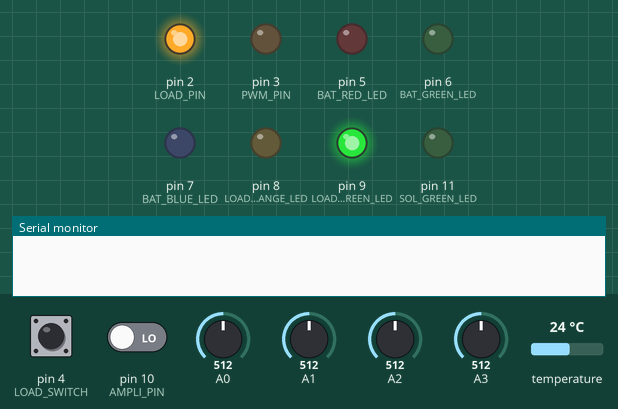
Recording of a sketch running on a simulated Arduino Uno, built with avr-gcc and run on an emulated ATmega328P. On the bench: output pins drawn as LEDs (lit = HIGH), the last lines printed to the serial monitor. The inputs (shaded band) are chosen by the test bench; at power-on: A1 = 512, pin 4 (LOAD_SWITCH) LOW, A0 = 512, pin 10 (AMPLI_PIN) LOW, A2 = 512, A3 = 512, temperature 24 °C.

Above: at 1.2 s.
1.3 s: A1 set to 306
7.8 s: pin 4 (LOAD_SWITCH) pulled HIGH for 3.2 s
At 9.6 s:
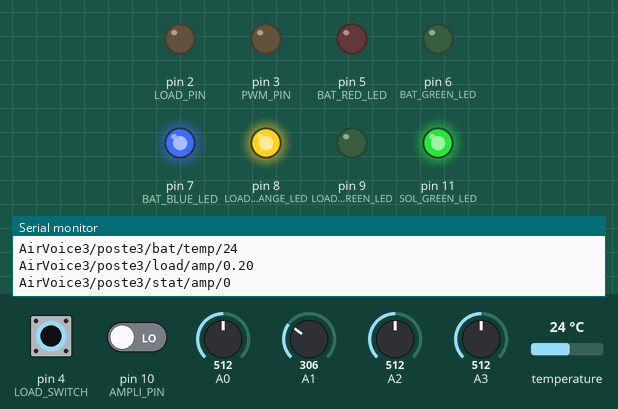
13.1 s: pin 4 (LOAD_SWITCH) pulled HIGH for 0.15 s
At 13.5 s:
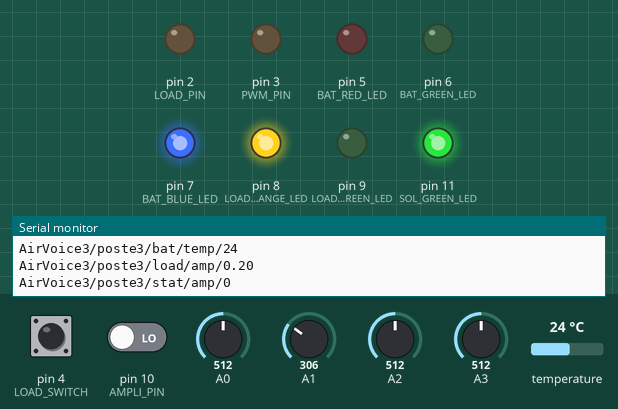
14.7 s: A1 set to 328
17.5 s: A1 set to 356
At 20.3 s:
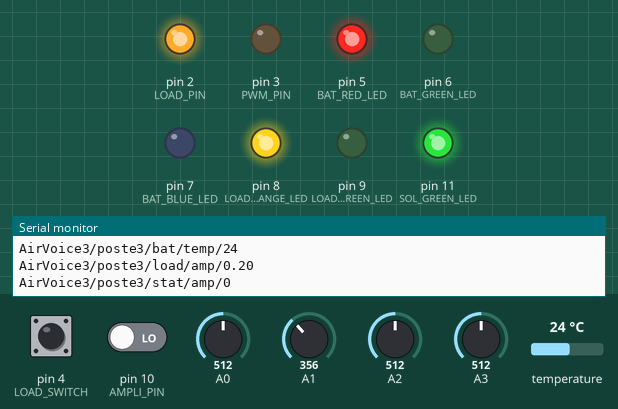
22.4 s: A0 set to 496
24.4 s: A0 set to 474
At 26.2 s:
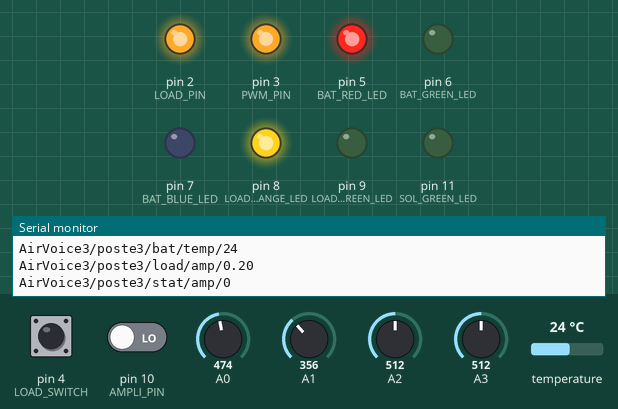
Timing chart, 0 to 27.7 s (numbered marks = the images above; inputs shaded):
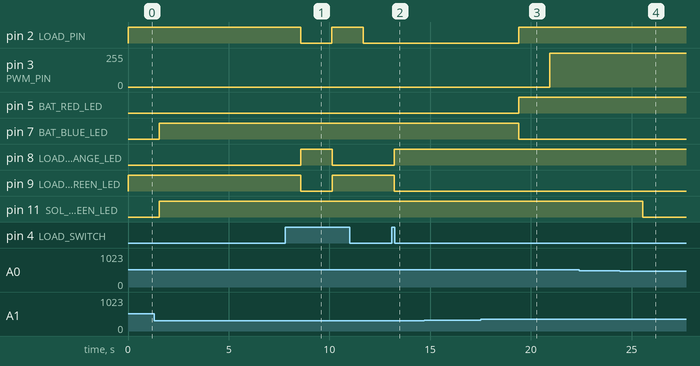

Measured:
- the behaviour switches between 346 and 347 on A1 (found by bisection; images 2 and 3)
- the behaviour switches between 481 and 480 on A0 (found by bisection; images 3 and 4)
- after the input at 7.8 s, pin 2 (LOAD_PIN): HIGH → LOW after 0.77 s instead of 2.3 s; pin 8 (LOAD_ORANGE_LED): LOW → HIGH after 0.78 s, → LOW 1.6 s later; pin 9 (LOAD_GREEN_LED): HIGH → LOW after 0.78 s, → HIGH 1.6 s later
- after the input at 13.1 s, pin 8 (LOAD_ORANGE_LED): LOW → HIGH after 0.12 s; pin 9 (LOAD_GREEN_LED): HIGH → LOW after 0.12 s
- after the input at 17.5 s, pin 2 (LOAD_PIN), pin 5 (BAT_RED_LED): LOW → HIGH after 1.9 s; pin 3 (PWM_PIN): 0/255 → 252/255 after 3.4 s; pin 7 (BAT_BLUE_LED): HIGH → LOW after 1.9 s
- after the input at 24.4 s, pin 11 (SOL_GREEN_LED): HIGH → LOW after 1.2 s

The sketch:

Solar_Charger_V9_beta_test_poste2.ino
```cpp
  ////////////////PWM SOLAR CHARGE CONTROLLER V-10.1 POSTE 3/////
  //-----------------------------------------------------------------------------
  //
  //  Author: JOSEP LOPEZ SANCHEZ
  //          www.ea3abn.com
  //  This code is for an arduino based Solar PWM charge controller by ea3abn@2010
  //  Credit :logic of 3 stage charging taken from https://github.com/PepLPZ/solarCharger/
  //  Last updated on 10/05/2023
  //  He añadido la deteccion del estado del amplificador ON/OFF en el PIN D1---
  //  pendiente de realizar la maniobra tan solo esta definido
  //  Previsto ajustar el valor del sensor de intensidad de consumo de la carga.
  //  Previsto poner una proteccion para desconectar la salida de la bateria hacia la carga,
  //  cuando el voltaje baje de los 10,2V
  //  40 grados Celsius se toma como temperatura ambiente estándar, debido a la estanqueidad de la caja y
  //  a la exposicion continua al sol,se determina ese valor (Aún en pruebas)
  //------------------------------------------------------------------------------
  //----------------------------------- Arduino pins Connections------------------
  // A0 - Voltage divider to measure solar panel voltage
  // A1 - Voltage divider to measure battery voltage
  // A2 - ACS712 to monitor load current
  // A3 - ACS712 to monitor solar current
  // A4 - LCD SDA
  // A5 - LCD SCL
  // D0 - NO USADA  puerto serie no usar
  // D1 - NO USADA  puerto serie no usar
  // D2 - Salida de Control del Load MOSFET Q2
  // D3 - Salida de Control PWM MOSFET Q1
  // D4 - Push Switch Control LOAD
  // D5 - Battery Red LED
  // D6 - Battery Green LED
  // D7 - Battery Blue LED
  // D8 - Load Orange Led
  // D9 - Load Green Led
  // D10- ENTRADA DETECCION DE ESTADO DEL AMPLIFICADOR (1 ON)(0 OFF).
  // D11- Solar Green LED
  // D12- DS18B20 Temp. Sensor
  // D13-not used
#include <Wire.h>
#include <OneWire.h>
#include <DallasTemperature.h>

#define SOL_ADC A0        // Solar panel side voltage divider is connected to pin A0
#define BAT_ADC A1        // Battery side voltage divider is connected to pin A1
#define LOAD_CURRENT_ADC A2  // ACS 712 current sensor is connected to pin A2 for load curremt
#define SOL_CURRENT_ADC A3  // ACS 712 current sensor is connected to pin A3 for solar current
#define AVG_NUM 10        // number of iterations of the adc routine to average the adc readings
#define BAT_MIN 10.2      // minimum battery voltage for 12V system "CHANGED default BAT_MIN 10.2"
#define BAT_MAX 14.6      // maximum battery voltage for 12V system "CHANGED default BAT_MAX 15.0"
#define BULK_CH_SP 14.6   // bulk charge set point for sealed lead acid battery // flooded type set it to 14.6V
#define FLOAT_CH_SP 13.6  //float charge set point for lead acid battery
#define LVD 11.5          //Low voltage disconnect setting for a 12V system default (11.5)
#define LOAD_PIN 2        // pin-2 is used to control the LOAD
#define PWM_PIN 3         // pin-3 is used to control the charging MOSFET //the default frequency is 490.20Hz
#define LOAD_SWITCH 4     // pin-4 is used to SWICH ON OR OFF THE LOAD (PEP)<<<<<<<<<<<<<<<<<<<<<<<<<<<<
#define BAT_RED_LED 5     // LED Rojo indicacion de la bateria
#define BAT_GREEN_LED 6   // LED Verde indicacion de la bateria
#define BAT_BLUE_LED 7    // LED Azul indicacion de la bateria
#define LOAD_ORANGE_LED 8 // LED Naranja indicacion de la salida Carga Desactivada
#define LOAD_GREEN_LED 9  // LED Verde indicacion de la salida Carga Activada
#define AMPLI_PIN 10      // pin-1 is used to control the AMPLI ON/OFF
#define SOL_GREEN_LED 11  // LED Verde indicacion de Entrada de voltaje desde el panel solar
#define ONE_WIRE_BUS 12   // Datos del DS18B20 sensor de temperatura en el pin D12
#define TRANSMISSION_INTERVAL 20000 // Defino el intervalo de tiempo que se enviarán las tramas LoRa 60000=1 Min. 300000=5 min.
//----------------DECLARACION DE TODAS LAS VARIABLES GLOBALES--------------------------
float solar_volt=0;
float bat_volt=0;
float load_current=0;
float solar_current=0;
float offsetVoltage = 2.5; // for ACS712 sensor
float Sensitivity =0.100; // 100mV/A for ACS712-20A variant
int temperature=0;
int temp_change=0;
float system_volt=0;
float bulk_charge_sp=0;
float float_charge_sp=0;
int charge_stage =0;
int load_status=0;
double PWM_Duty =0; // PWM_Duty varies from 0 to 255
float lvd; // <<<<<<<<<<<<<<<<Almacenamos el valor del voltage minimo de desconexion para bateria de 12v

////////////////////////////// Variables Para las Medidas de Potencia y Energia
long unsigned time =0;
long unsigned msec=0;
long unsigned last_msec=0;
long unsigned elasped_msec=0;
long unsigned elasped_time=0;
unsigned long lastTransmissionTime = 0;
bool sendData = true;   // sendData se usa para enviar datos solo cuando esta variablees true.
                        // Una vez que se envía la trama de datos, se establece
                        // sendData en false para evitar envíos duplicados.
float load_ampSecs = 0;
float load_ampHours=0;
float solar_ampSecs = 0;
float solar_ampHours=0;
bool estadoCarga = true;  // Variable global para el estado de carga, inicializada a true (carga activada)
int estadoAmpli = 0;      // Variable global para el estado de carga, inicializada a 0 (Ampli apagado)
int estadoAnterior = 0;  // Variable para almacenar el estado anterior del amplificador
float low_Bat=0;          // Variable para almacenar si se ha disparado el fail_safe por low voltage de la bateria
OneWire oneWire(ONE_WIRE_BUS); // Setup a oneWire instance to communicate with any OneWire devices
DallasTemperature sensors(&oneWire); // Pass our oneWire reference to Dallas Temperature sensor
//********************************* MAIN PROGRAM START ************************
void setup()
{
Serial.begin(9600);
sensors.begin(); // // Start up the library
TCCR2B = TCCR2B & B11111000 | 0x03;    // pin 3 PWM frequency of 980.39 Hz
//pinMode(SOL_RED_LED ,OUTPUT);
pinMode(SOL_GREEN_LED,OUTPUT);
pinMode(BAT_RED_LED,OUTPUT);
pinMode(BAT_GREEN_LED,OUTPUT);
pinMode(BAT_BLUE_LED,OUTPUT);
pinMode(LOAD_ORANGE_LED ,OUTPUT);
pinMode(LOAD_GREEN_LED,OUTPUT);
pinMode(PWM_PIN,OUTPUT);
pinMode(LOAD_PIN,OUTPUT);   //<<<<< SALIDA DE CARGA
pinMode(AMPLI_PIN ,INPUT); //configuro el pin 1 como entrada de deteccion del ampli ON/OFF
pinMode(LOAD_SWITCH,INPUT); // Define pin D4 input to control the load ON/OFF mediante PULSADOR CARGA o fail safe
digitalWrite(PWM_PIN,LOW);  // default value of pwm duty cycle
digitalWrite(LOAD_PIN,HIGH);  // default load state is ON CADA VEZ QUE ARRANCAMOS
// Actualizar el estado de los LED indicadores de carga en el inicio
digitalWrite(LOAD_ORANGE_LED, !estadoCarga); // Carga desactivada -> encender LED rojo
digitalWrite(LOAD_GREEN_LED, estadoCarga); // Carga activada -> encender LED verde

}
void loop()
{
 load_Push();         // Lectura del pulsador de la salida LOAD
 load_led();          // Actualizar estado de los LED en función del estado de la carga
 read_data();         // read different sensors data from analog pin of arduino
 system_voltage();    // detect the system voltage according to battery voltage
 setpoint();          // decide the charge set point according to system voltage
 charge_cycle();      // pwm charging of battery
 led_indication();    // led indication
 fail_safe();         // Modo Fail Safe, desconectamos la salida de la carga si la bateria baja por debajo de los 10.5V
 Ampli_Push();        // Deteccion estado amplificador

  if (millis() - lastTransmissionTime >= TRANSMISSION_INTERVAL) { // Envía tramas de telemetría sólo si ha pasado un cierto tiempo desde la última transmisión
    sendData = true;                                              // if (millis() - lastTransmissionTime >= TRANSMISSION_INTERVAL) { // envía trama cada 5 minutos (300000 ms)
}                                                                 // print_data();
                                                                  // lastTransmissionTime = millis();
  if (sendData) {
    print_data();
    lastTransmissionTime = millis();
    sendData = false;
 }
}
//****************************************** FIN DEL PROGRAMA ****************************
////////////////// READS AND AVERAGES THE ANALOG INPUTS (SOLAR VOLTAGE,BATTERY VOLTAGE)///////////
int read_adc(int adc_parameter)
{

  int sum = 0;
  int sample ;
  for (int i=0; i<AVG_NUM; i++)
  {                                      // loop through reading raw adc values AVG_NUM number of times
    sample = analogRead(adc_parameter);  // read the input pin
    sum += sample;                       // store sum for averaging
    delayMicroseconds(50);               // pauses for 50 microseconds
  }
  return(sum / AVG_NUM);                 // divide sum by AVG_NUM to get average and return it
}
///////////////////////////////////LOAD CONTROL SWITCH ON/OFF /////////////////////////
void load_Push(void)
{
  if (digitalRead(LOAD_SWITCH) == HIGH) // Pulsador de carga presionado
  {
    // Encender la carga si está apagada
    if (estadoCarga == 0)
    {
      estadoCarga = 1; // Cambiar estado de carga
      digitalWrite(LOAD_PIN, HIGH); // Encender carga
    }
    // Apagar la carga si está encendida
    else if (estadoCarga == 1)
    {
      estadoCarga = 0; // Cambiar estado de carga
      digitalWrite(LOAD_PIN, LOW); // Apagar carga
    }
    delay(10); // Esperar un corto tiempo para evitar rebotes en el pulsador
  }
}
/////////////////////////////////////AMPLI STATUS DETECTOR ON/OFF /////////////////////////
void Ampli_Push(void)
{
  if (digitalRead(AMPLI_PIN) == HIGH)  // Ampli ON
  {
    if (estadoAmpli != 1)// Si el estado actual es diferente al estado anterior, actualiza el estadoAmpli
    {
      estadoAmpli = 1;  // Cambiar estado de la variable a encendido
    }
  }
  else  // Ampli OFF
  {
      if (estadoAmpli != 0) // Si el estado actual es diferente al estado anterior, actualiza el estadoAmpli
    {
      estadoAmpli = 0;  // Cambiar estado de la variable a apagado
    }
  }
      estadoAnterior = digitalRead(AMPLI_PIN);  // Actualizar el estado anterior del amplificador
}

////////////////////////////////////OBTENER LECTURAS DE SENSADO/////////////////////////////////////////
 void read_data(void)
 {
   // 5V = ADC value 1024 => 1 ADC value = (5/1024)Volt= 0.0048828Volt
   // Vout=Vin*R2/(R1+R2) => Vin = Vout*(R1+R2)/R2   R1=100 and R2=20

     solar_volt = read_adc(SOL_ADC)*0.00500*(120/20);/// valor por defecto 0.00488 valor corregido *0.00540*
     bat_volt   = read_adc(BAT_ADC)*0.00490*(120/20);/// valor por defecto 0.00488 valor corregido *0.00580*
     //
     //
     //    load_current = ((read_adc(LOAD_CURRENT_ADC)*0.00488 - offsetVoltage -0.05)/Sensitivity ); // 2.4V offset when no load is connected
     load_current = ((read_adc(LOAD_CURRENT_ADC)*0.00502 - offsetVoltage -0.05)/Sensitivity );// VALORES MODIFICADOS PARA INDICAR CORRECTAMENTE
     //
     //
     solar_current = ((read_adc(SOL_CURRENT_ADC)*0.00488 - offsetVoltage)/ Sensitivity );
      if (load_current <0)
     {
      load_current = 0;
     }
     if (solar_current <0)
     {
      solar_current = 0;
     }

    sensors.requestTemperatures();  // get temperature readings
    temperature = sensors.getTempCByIndex(0) ;    // 0 refers to the first IC on the wire

  }
/////////////////////////////////ENVIO DE TRAMA AL MODULO LORA //////////////////////////////////////////////
void print_data(void)
{
  delay(10); // Agrega una pausa para evitar enviar datos demasiado rápido

  // Envía el voltaje solar
  Serial.print("AirVoice3/");
  Serial.print("poste3");
  Serial.print("/sol/volt/");
  Serial.println(solar_volt);
  delay(1400);
  // Envía intensidad de carga desde el panel solar
  Serial.print("AirVoice3/");
  Serial.print("poste3");
  Serial.print("/sol/chge/");
  Serial.println(solar_current);
  delay(1400);
  // Envía el voltaje de la batería
  Serial.print("AirVoice3/");
  Serial.print("poste3");
  Serial.print("/bat/volt/");
  Serial.println(bat_volt);
  delay(1400);
  // Envía la temperatura de la batería
  Serial.print("AirVoice3/");
  Serial.print("poste3");
  Serial.print("/bat/temp/");
  Serial.println(temperature);
   delay(1400);
  // Envía el valor del consumo de la carga
  Serial.print("AirVoice3/");
  Serial.print("poste3");
  Serial.print("/load/amp/");
  Serial.println(load_current);
   delay(1400);
  // Envia el status del Amplificador de audio
  Serial.print("AirVoice3/");
  Serial.print("poste3");
  Serial.print("/stat/amp/");
  Serial.println(estadoAmpli);
 }
//////////////////////////////////SYSTEM VOLTAGE AUTO DETECT /////////////////////////////////////
void system_voltage(void)
{
  if ((bat_volt >BAT_MIN) && (bat_volt < BAT_MAX))
  {
     system_volt = 12;
  }
}
////////////////////////////////////CHARGE SET POINT //////////////////////////////////////////////
 void setpoint(void)
{
  temp_change =temperature-40.0; // 40 grados Celsius se toma como temperatura ambiente estándar
  // Compensacion de Temperatura = -5mv/degC/Cell
  // Si la temperatura es superior a la temperatura ambiente; el punto de carga debe reducirse.
  // Si la temperatura está por debajo de la temperatura ambiente, el punto de ajuste de carga debe incrementarse.
  if(system_volt ==12)
  {
     bulk_charge_sp = BULK_CH_SP-(0.050*temp_change) ;
     float_charge_sp=FLOAT_CH_SP-(0.050*temp_change) ;
     lvd =LVD;
  }

  else if(system_volt ==6)
  {
     bulk_charge_sp = (BULK_CH_SP/2)-(0.015*temp_change) ;
     float_charge_sp= (FLOAT_CH_SP/2)-(0.015*temp_change) ;
     lvd=LVD/2;
  }
}
//---------------------------------------------------------------------------------------------
 /////////////////////////////////PWM CHARGE CYCLE @500 HZ //////////////////
 //--------------------------------------------------------------------------------------------
void charge_cycle(void)
{
  if(solar_volt <= 10){
    read_data();         // Leemos el voltage y las temperatura de los sensores
    setpoint();          // Lectura del punto de carga compensado de temperatura.
    PWM_Duty = 0;
    analogWrite(PWM_PIN,PWM_Duty);  /*generando una señal PWM (modulación por ancho de pulso) desde el pin D9
                                      del microcontrolador, con un ciclo de trabajo del 0%, lo que hace
                                      que la carga se apague o se desconecte.*/
    }
/////////////////////////////////////PWM CHARGE CYCLE @500 HZ ////////////////////
//--------------------------------------------------------------------------------
///////////////////////////////////  STAGE-1 (BULK CHARGING)//////////////////////
// Durante esta etapa, el MOSFET está completamente encendido estableciendo el ciclo de trabajo al 100%.
// Carga de Corriente Constante
  if((bat_volt < bulk_charge_sp) && (solar_volt> (bat_volt + .5)) && charge_stage == 1){
    read_data();        // Leemos el voltage y las temperatura de los sensores
    setpoint();         // Lectura del punto de carga compensado de temperatura.
    PWM_Duty = 252.45;
    analogWrite(PWM_PIN,PWM_Duty); // 99 % duty cycle // rapid charging
   }
    charge_stage = 2;


///////////////////////////////////  STAGE-2 (TOPPING CHARGE)///////////////////////
/*Topping charge se refiere a la última etapa de carga de una batería,
  en la que se aplica una carga adicional de corriente constante para llevar la
  batería al 100% de su capacidad. Durante esta etapa, la corriente se reduce
  gradualmente a medida que la batería se acerca al 100%, y finalmente se
  detiene una vez que se alcanza el nivel de carga completo. El objetivo de esta
  etapa es maximizar la capacidad de la batería y prolongar su vida útil.
*/

// Durante esta etapa, el MOSFET está completamente encendido al establecer el ciclo de trabajo en 100%.
// Voltage Constante

   // 25.5 is 10 % duty cycle
    if((PWM_Duty> 25.5 ) && (solar_volt > (bulk_charge_sp + .5)) && charge_stage == 2){
    time = millis();
     read_data();                   // Reading voltage and temp from the sensors
     setpoint();                    // Reading temp compensated charging set point

    if(bat_volt >= bulk_charge_sp){ // if the battery voltage rise above the bulk charge setpoint
    PWM_Duty--;                     // Slow down the charging rate by reducing the pwm duty cycle
    if(PWM_Duty < 0){               // if during slow down process duty cycle falls below 0% then set to 0%
    PWM_Duty=0;
    }
     analogWrite(PWM_PIN,PWM_Duty);    //generate PWM from D3 @ 0% duty // MOSFET Q1 is OFF
    }
    if(bat_volt < bulk_charge_sp){ // if the battery voltage falls below the bulk charge setpoint, then go to stage-1
    charge_stage = 1;
    }
    else{
      analogWrite(PWM_PIN,PWM_Duty);
    }

  /* while( millis()-time > 3600000){ // Ensure the charger stay 1hour in bulk charging
    charge_stage = 3;
   }
   */

    }
   charge_stage = 3;
 ///////////////////////////////////  STAGE-3 (FLOAT CHARGING)///////////////////////////////////////
 /*Float charging (Carga de flotación) es una técnica de carga utilizada en baterías recargables
   para mantener su carga en un nivel constante después de haber alcanzado su carga completa.
   Durante esta etapa, la batería se carga a un nivel bajo para mantener su capacidad de carga
   total y prevenir la sulfatación de sus placas internas. Esto es útil en sistemas de energía
   renovable como paneles solares y turbinas eólicas, donde la energía generada a menudo supera
   la carga necesaria, lo que puede hacer que las baterías se carguen por encima de su capacidad máxima.
   La carga flotante mantiene la batería en su capacidad total y prolonga su vida útil.
 */
 // Durante esta etapa, el MOSFET está completamente encendido al establecer el ciclo de trabajo en 100%.
 // Carga de Corriente Constante

    if((solar_volt > ( float_charge_sp + .5)) && charge_stage == 3){
    read_data();         // Leyendo el voltaje y la temperatura de los sensores
    setpoint();          // Reading temp compensated charging set point
    if(bat_volt >= float_charge_sp){ // Si el voltaje de la batería es mayor que el punto
                                     //de ajuste de carga flotante, entonces se debe apagar el cargador.
    PWM_Duty = 0;                    // Configurando el ciclo de trabajo en 0 para apagar el MOSFET Q1
    analogWrite(PWM_PIN,PWM_Duty);  //generate PWM from D9 @ 0% duty // MOSFET Q1 is OFF
    }
    else if(bat_volt <  float_charge_sp - 0.5){ // Translation: Si el voltaje de la batería cae por debajo
                                                // del punto de ajuste de carga flotante, entonces volver al estado -1
    charge_stage = 1;
    }
    else{
    PWM_Duty = 252.25; // Establecer el ciclo de trabajo en un 5% para la carga de goteo.

    analogWrite(PWM_PIN,PWM_Duty);  //generate PWM from D9 @ 5% duty // Q1 is driving @ 5% duty cycle
  }
 }
}
//////////////////////////LED INDICATION//////////////////////////
void led_indication(void)
{
  solar_led();             //Solar led indication
  battery_led();           //Battery status led indication
  load_led();              //Load led indication
}
////////////////////////////SOLAR LED INDICATION//////////////////
  void solar_led()
  {
    if (solar_volt > float_charge_sp)
  {
      digitalWrite(SOL_GREEN_LED,HIGH);  // Sun Light is available and charger is ready for charging
  }
  else
  {
      digitalWrite(SOL_GREEN_LED,LOW);
  }
}
//--------------------------------------------------------------------
/////FAIL SAFE DESCONEXION DE LA SALIDA A LA CARGA CUANDO
///  LA BATERIA ESTÉ ENTRE (10,2V Y 12,7V)                    ////
//--------------------------------------------------------------------
void fail_safe(void)
{
    if (bat_volt >= 10.2) // carga activada
    //low_Bat=0;

    {
        digitalWrite(LOAD_PIN, HIGH);
    }
    else // carga desactivada
    {
        digitalWrite(LOAD_PIN, LOW);
    //low_Bat=1;
    }


}
//////////////////////////////////////BATTERY LED INDICATION////////////////////
void battery_led(void)
{

   if( (bat_volt > system_volt) && ( bat_volt <bulk_charge_sp))
  {
      leds_off_all();
      digitalWrite(BAT_GREEN_LED,HIGH);  // battery voltage is healthy
  }
  else if(bat_volt >= bulk_charge_sp)
  {
      leds_off_all();
      digitalWrite(BAT_BLUE_LED,HIGH);  //battery is fully charged
  }
  else if(bat_volt < system_volt)
  {
      leds_off_all();
      digitalWrite(BAT_RED_LED,HIGH);  // battery voltage low
  }
}
//////////////////////////LOAD LED INDICATION///////////////
void load_led()
{
    if (estadoCarga == true) // carga activada
    {
        digitalWrite(LOAD_ORANGE_LED, LOW);
        digitalWrite(LOAD_GREEN_LED, HIGH);
    }
    else // carga desactivada
    {
        digitalWrite(LOAD_GREEN_LED, LOW);
        digitalWrite(LOAD_ORANGE_LED, HIGH);
    }
}

//////////////////////// TURN OFF ALL THE battery LEDs ////////////////
void leds_off_all(void)

{
  digitalWrite(BAT_RED_LED,LOW);
  digitalWrite(BAT_GREEN_LED,LOW);
  digitalWrite(BAT_BLUE_LED,LOW);
}
```
